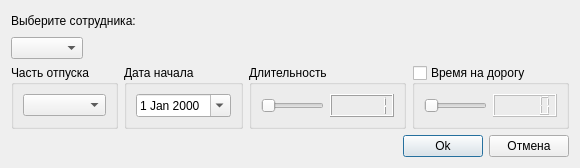
<?xml version="1.0" encoding="UTF-8"?>
<ui version="4.0">
 <class>Dialog</class>
 <widget class="QDialog" name="Dialog">
  <property name="geometry">
   <rect>
    <x>0</x>
    <y>0</y>
    <width>580</width>
    <height>163</height>
   </rect>
  </property>
  <property name="windowTitle">
   <string>Изменение отпуска</string>
  </property>
  <layout class="QVBoxLayout" name="verticalLayout_3">
   <item>
    <layout class="QHBoxLayout" name="horizontalLayout">
     <item>
      <widget class="QLabel" name="label">
       <property name="text">
        <string>Выберите сотрудника:</string>
       </property>
      </widget>
     </item>
     <item>
      <spacer name="horizontalSpacer">
       <property name="orientation">
        <enum>Qt::Horizontal</enum>
       </property>
       <property name="sizeHint" stdset="0">
        <size>
         <width>40</width>
         <height>20</height>
        </size>
       </property>
      </spacer>
     </item>
    </layout>
   </item>
   <item>
    <layout class="QHBoxLayout" name="horizontalLayout_2">
     <item>
      <widget class="QComboBox" name="comboBoxEmployee">
       <property name="baseSize">
        <size>
         <width>50</width>
         <height>0</height>
        </size>
       </property>
      </widget>
     </item>
     <item>
      <spacer name="horizontalSpacer_2">
       <property name="orientation">
        <enum>Qt::Horizontal</enum>
       </property>
       <property name="sizeHint" stdset="0">
        <size>
         <width>40</width>
         <height>20</height>
        </size>
       </property>
      </spacer>
     </item>
    </layout>
   </item>
   <item>
    <layout class="QHBoxLayout" name="horizontalLayout_3">
     <item>
      <widget class="QGroupBox" name="groupBox">
       <property name="title">
        <string>Часть отпуска</string>
       </property>
       <layout class="QVBoxLayout" name="verticalLayout">
        <item>
         <widget class="QComboBox" name="comboBoxPart"/>
        </item>
       </layout>
      </widget>
     </item>
     <item>
      <widget class="QGroupBox" name="groupBox_2">
       <property name="title">
        <string>Дата начала</string>
       </property>
       <layout class="QVBoxLayout" name="verticalLayout_2">
        <item>
         <widget class="QDateEdit" name="dateEditStart">
          <property name="calendarPopup">
           <bool>true</bool>
          </property>
         </widget>
        </item>
       </layout>
      </widget>
     </item>
     <item>
      <widget class="QGroupBox" name="groupBox_3">
       <property name="title">
        <string>Длительность</string>
       </property>
       <layout class="QHBoxLayout" name="horizontalLayout_4">
        <item>
         <widget class="QSlider" name="horizontalSliderLength">
          <property name="minimum">
           <number>1</number>
          </property>
          <property name="maximum">
           <number>60</number>
          </property>
          <property name="orientation">
           <enum>Qt::Horizontal</enum>
          </property>
         </widget>
        </item>
        <item>
         <widget class="QLCDNumber" name="lcdNumberLength">
          <property name="intValue" stdset="0">
           <number>1</number>
          </property>
         </widget>
        </item>
       </layout>
      </widget>
     </item>
     <item>
      <widget class="QGroupBox" name="groupBoxWay">
       <property name="title">
        <string>Время на дорогу</string>
       </property>
       <property name="checkable">
        <bool>true</bool>
       </property>
       <property name="checked">
        <bool>false</bool>
       </property>
       <layout class="QHBoxLayout" name="horizontalLayout_5">
        <item>
         <widget class="QSlider" name="horizontalSliderWay">
          <property name="maximum">
           <number>14</number>
          </property>
          <property name="orientation">
           <enum>Qt::Horizontal</enum>
          </property>
         </widget>
        </item>
        <item>
         <widget class="QLCDNumber" name="lcdNumberWay"/>
        </item>
       </layout>
      </widget>
     </item>
    </layout>
   </item>
   <item>
    <layout class="QHBoxLayout" name="horizontalLayout_6">
     <item>
      <spacer name="horizontalSpacer_3">
       <property name="orientation">
        <enum>Qt::Horizontal</enum>
       </property>
       <property name="sizeHint" stdset="0">
        <size>
         <width>40</width>
         <height>20</height>
        </size>
       </property>
      </spacer>
     </item>
     <item>
      <widget class="QPushButton" name="pushButtonOk">
       <property name="text">
        <string>Ok</string>
       </property>
      </widget>
     </item>
     <item>
      <widget class="QPushButton" name="pushButtonCancel">
       <property name="text">
        <string>Отмена</string>
       </property>
      </widget>
     </item>
    </layout>
   </item>
  </layout>
 </widget>
 <resources/>
 <connections/>
</ui>
